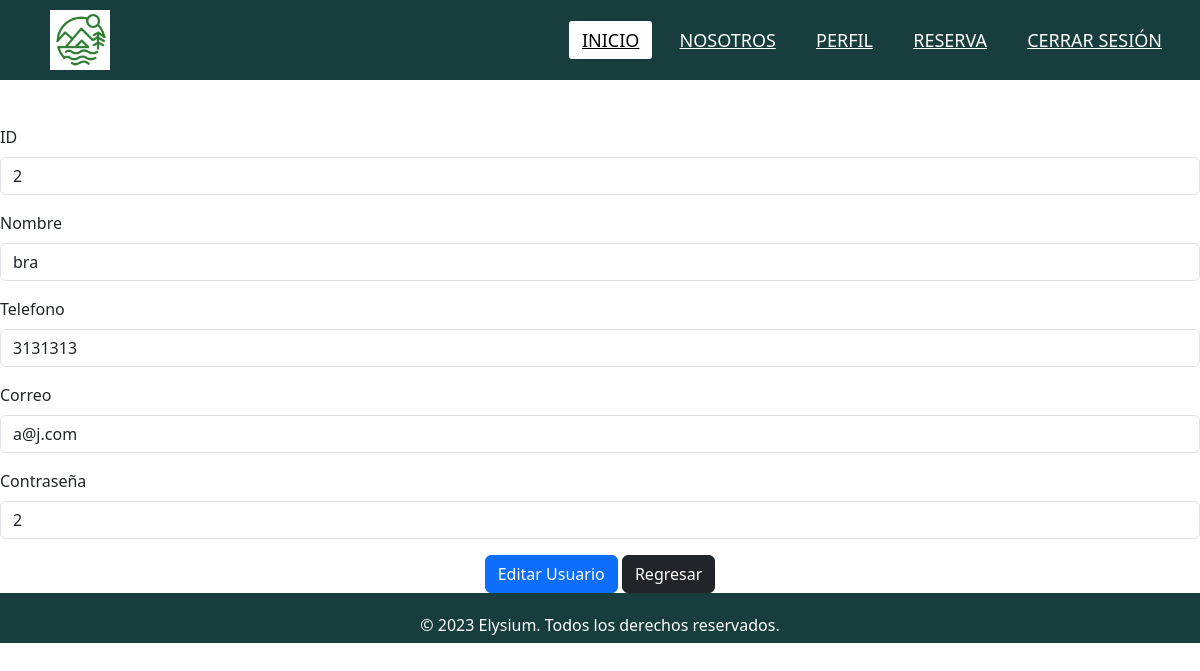
Page /AdminUsuariosEditar.php?Id=2 on the committed database.
### tables this page shows
CREATE TABLE `usuario` (
  `ID` varchar(50) NOT NULL,
  `NOMBRE` varchar(250) DEFAULT NULL,
  `TELEFONO` varchar(50) DEFAULT NULL,
  `CORREO` varchar(250) DEFAULT NULL,
  `CONTRASENA` varchar(250) DEFAULT NULL
);

### AdminUsuariosEditar.php (the view, shortened to what this page needs)
<?php
    include_once('../models/Conexion.php');
    $id = $_REQUEST['Id'];
    $sql = "SELECT * FROM usuario where ID = '$id'";
    $query = mysqli_query($conexion, $sql);
    $fila = mysqli_fetch_array($query);
?>
<!DOCTYPE html>
<html lang="en">
<head>
    <link rel="stylesheet" href="/Elysium/style/AdminUsuarios.css">
    <link href="https://cdn.jsdelivr.net/npm/bootstrap@5.3.2/dist/css/bootstrap.min.css" rel="stylesheet">
</head>
<body>
    <header>
        <?php
         require_once("header.php")
        ?>
    </header>
    <main>
        <form action ="AdminUsuariosEditarDato.php" method="POST">
            <div class = "mb-3">
                <label for="id" class="form-label">ID</label>
                <input type="text" class="form-control" placeholder="ID" name= "id" value = "<?php echo $fila['ID'] ?>">
            </div>
            <div class = "mb-3">
                <label class="form-label">Nombre</label>
                <input type="text" class="form-control" placeholder="Nombre" name= "NombreUsuario" value = "<?php echo $fila['NOMBRE'] ?>">
            </div>
            <div class = "mb-3">
                <label class="form-label">Telefono</label>
                <input type="text" class="form-control" placeholder="Telefono" name= "telefono" value = "<?php echo $fila['TELEFONO'] ?>">
            </div>
            <div class = "mb-3">
                <label class="form-label">Correo</label>
                <input type="text" class="form-control" placeholder="Correo" name= "Correo" value = "<?php echo $fila['CORREO'] ?>">
            </div>
            <div class = "mb-3">
                <label class="form-label">Contraseña</label>
                <input type="text" class="form-control" placeholder="contrasena" name= "contrasena" value = "<?php echo $fila['CONTRASENA'] ?>">
            </div>
            <div class = "container text-center">
                <button type="submit" class= "btn btn-primary">Editar Usuario</button>
                <a href="/AdminUsuarios.php" class="btn btn-dark">Regresar</a>
            </div>
        </form>
    </main>
    <footer>
      <?php
        require_once("footer.php")
        ?>
    </footer>
</body>
</html>

### AdminUsuarios.css (style rules this page uses)
* { padding: 0; margin: 0; text-decoration: none; list-style: none; box-sizing: border-box; }
footer { display: flex; justify-content: center; background: #183D3D; height: 50px; width: 100%; padding: 20px 0; color: white; }

### rows in the picture
usuario: id "2", NombreUsuario "bra", telefono "3131313", Correo "a@j.com", contrasena "2"
